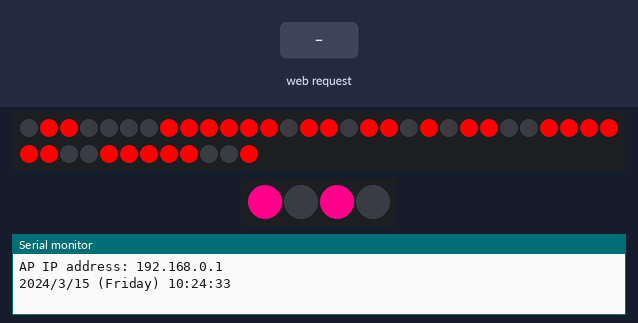
A sketch run on a simulated ESP8266 (NodeMCU). On the bench: 42 RGB LEDs in strip order, left to right, continuing on the next row, 4 RGB LEDs in strip order, left to right, the last lines printed to the serial monitor. The test bench sets the inputs (shaded band). Dim RGB values are drawn brighter than linear; the local clock reads 2024-03-15 10:24:30 at power-on unless the sketch sets it; random numbers use the default seed unless the sketch sets one.

Above: at 3.1 s.
At 4.2 s:
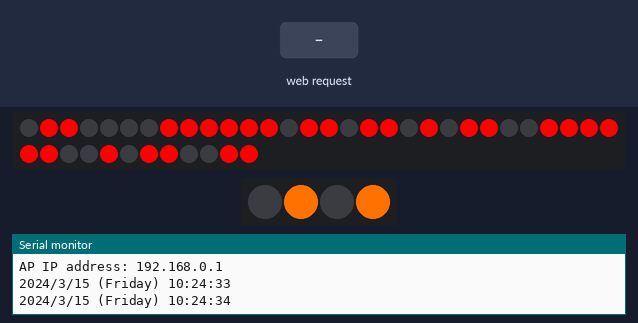
4.3 s: HTTP request GET /get received
At 5.6 s:
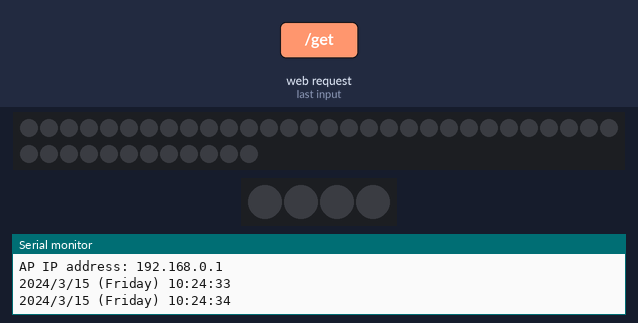
7.3 s: HTTP request GET /get?date=1 received
At 9.7 s:
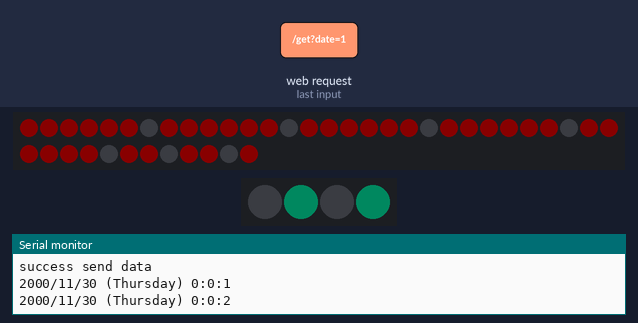
10.3 s: HTTP request GET /get?date=120 received
At 13.8 s:
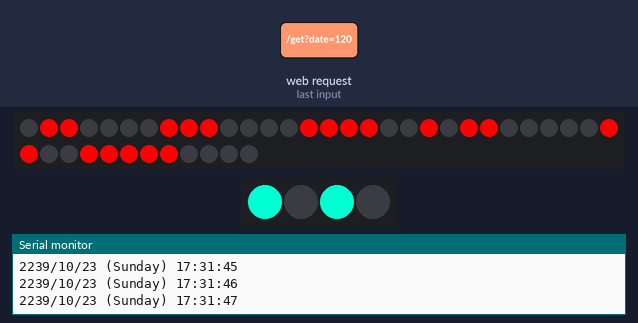
Timing chart, 0 to 34.5 s (numbered marks = the images above; inputs shaded):
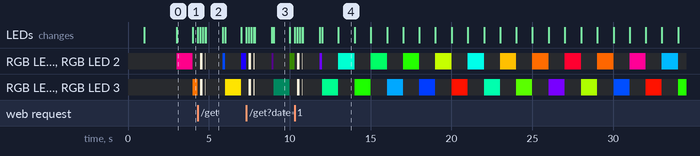

The sketch:

Jam_with_SmartLed_neoPix.ino
```cpp
#include <ESP8266WiFi.h>
#include <WiFiClient.h>
#include <ESP8266WebServer.h>
#include <Adafruit_NeoPixel.h>
#include "RTClib.h"

#define DATA_PIN D5
#define DATA_PIN1 D6
#define SEGMENT 6
#define NUM_LEDS (SEGMENT * 7)
#define NUM_LEDS1 4
#define PIN_ALARM


RTC_DS3231 rtc;
Adafruit_NeoPixel strip(NUM_LEDS, DATA_PIN, NEO_GRB + NEO_KHZ800);
Adafruit_NeoPixel strip1(NUM_LEDS1, DATA_PIN1, NEO_GRB + NEO_KHZ800);

char daysOfTheWeek[7][12] = {"Sunday", "Monday", "Tuesday", "Wednesday", "Thursday", "Friday", "Saturday"};
byte hsv[3] = {0, 255, 255};
byte h[3] = {NULL};
int sec;
bool colorRGB;

const char* ssid = "Wall Clock";
const char* password = "digitalclock";
ESP8266WebServer server(80); //Server on port 80

const char MAIN[] PROGMEM = R"====(
<!DOCTYPE html>
<html lang = "en">
<title>setting datetime</title>
<head>
  <meta charset = "UTF-8">
  <meta name="viewport" content="width=device-width, initial-scale=1">
<style>
  .container {
  font-size: 5vw;
    width: 100%;
    min-height: 200px;
  }
</style>
</head>

<body>
  <div class = "container">
    <form class = "date" action = "/get">
    Date : <br>
    <input class = "date" type = "date" name = "date">
    <br>
    Time : <br>
    <input class = "time" type = "time" name = "time">
    <br>
    <input class = "in" type="submit" value="send">
    <br></form>
  </div>
</body>
</html>
)====";

void first(){
  server.send(200, "text/html", MAIN);
}
void last(){
  if(server.hasArg("date")){
    String dateTime = server.arg("date") + " " + server.arg("time");
    Serial.println(dateTime);
    int dataNum[5] = {dateTime.substring(0, 4).toInt(),
                      dateTime.substring(5, 7).toInt(),
                      dateTime.substring(8, 10).toInt(),
                      dateTime.substring(11, 13).toInt(),
                      dateTime.substring(14).toInt()};
    Serial.println(dataNum[0]);
    Serial.println(dataNum[1]);
    Serial.println(dataNum[2]);
    Serial.println(dataNum[3]);
    Serial.println(dataNum[4]);
    rtc.adjust(DateTime(dataNum[0], dataNum[1], dataNum[2], dataNum[3], dataNum[4], 0));
  }
 server.send(200, "text/html", MAIN);
 strip.clear();
 strip.show();
 for(byte i = 0; i < 11; i++){
  for(byte j = 0; j < 4; j++){
    strip1.setPixelColor(j, (i % 2)*0xfdf4dc); //warm white
  }
  strip1.show();
  delay(50);
 }
 delay(1000);
 Serial.println("success send data");
}
void setup() {
  delay(1000);
  Serial.begin(115200);
  Serial.println();
  strip.begin();
  strip1.begin();
  strip.show(); // Initialize all pixels to 'off'
  strip1.show(); // Initialize all pixels to 'off'
  rtc.begin();
  delay(2000);
//  strip1.setPixelColor(0, strip1.ColorHSV(40000, 255, 255));
  // rtc.adjust(DateTime(F(__DATE__), F(__TIME__)));
  // rtc.adjust(DateTime(year, montnt, date, hour, minute, second));
  // Serial.print("Configuring access point...");
  /* You can remove the password parameter if you want the AP to be open. */
  WiFi.mode(WIFI_AP_STA);
  IPAddress apIP(192, 168, 0, 1);
  WiFi.softAPConfig(apIP, apIP, IPAddress(255, 255, 255, 0));
  WiFi.softAP(ssid, password);
  IPAddress myIP = WiFi.softAPIP();
  Serial.print("AP IP address: ");
  Serial.println(myIP);

  server.on("/", first);//Which routine to handle at root location
  server.on("/get", last);//form action is handled here

  server.begin();//Start server
}
void loop() {
  server.handleClient();

  DateTime t = rtc.now();
  byte clk[6] = {t.hour() / 10, t.hour() % 10, t.minute() / 10, t.minute() % 10, t.second() / 10, t.second() % 10};

  if (t.second() != sec) {
    sec = t.second();
    //==============BRIGHTNESS=============
    if(t.hour() >= 7 && t.hour() < 18) hsv[2] = 255;
    if(t.hour() >= 18 && t.hour() < 22) hsv[2] = 100;
    if(t.hour() >= 22 || t.hour() < 7) hsv[2] = 10;

    //=========CHANGE COLOR RGB SEGMENT============
    if ((t.second() % 10 == 0) && colorRGB) {
      for (byte i = 0; i < 3; i++) h[i] = random(0, 256);
      colorRGB = false;
    }
    if((t.second()%10) != 0) colorRGB = true;

    clkToSegment(clk, h, hsv);
    strip.show();
    ledPembatas(t.second(), hsv[2]);
    strip1.show();
    Serial.print(t.year(), DEC);
    Serial.print('/');
    Serial.print(t.month(), DEC);
    Serial.print('/');
    Serial.print(t.day(), DEC);
    Serial.print(" (");
    Serial.print(daysOfTheWeek[t.dayOfTheWeek()]);
    Serial.print(") ");
    Serial.print(t.hour(), DEC);
    Serial.print(':');
    Serial.print(t.minute(), DEC);
    Serial.print(':');
    Serial.print(t.second(), DEC);
    Serial.println();
  }
  delay(20);
}

void alarm() {
	//masih malesss buat
}
void ledPembatas(int num, byte val) {
  byte r = random(0, 255);
  if (num % 2 == 0) {
    for (byte i = 0; i < NUM_LEDS1; i++) {
      uint16_t h = map(r, 0, 255, 0, 65535);
      strip1.setPixelColor(i, strip1.ColorHSV(h, 255, val * (i % 2)));
    }
  }
  else {
    for (byte i = 0; i < NUM_LEDS1; i++) {
      uint16_t h = map(r, 0, 255, 0, 65535);
      strip1.setPixelColor(i, strip1.ColorHSV(h, 255, val * (!(i % 2))));
    }
  }
}
void clkToSegment(byte *clk, byte *hue, byte *hsv) {
  byte bin[10] = {
    0b0111111,//0
    0b0000110,//1
    0b1011011,//2
    0b1001111,//3
    0b1100110,//4
    0b1101101,//5
    0b1111101,//6
    0b0000111,//7
    0b1111111,//8
    0b1101111,//9
  };
  for (byte i = 0; i < SEGMENT; i++) {
    *hsv = *hue;
    valueToSegment(bin[*(clk + i)], i, hsv);
    hue += (i % 2);
  }
}
void valueToSegment(byte bin, byte seg, byte *hsv) {
  for (byte i = 0; i < 7; i++) {
    byte state = (bin >> i) & 1;
    uint16_t h = map(*hsv, 0, 255, 0, 65535);
    strip.setPixelColor(i + (seg * 7), strip.ColorHSV(h, *(hsv + 1), state * (*(hsv + 2))));
  }
}
```

Measured:
- what the display in image 0 shows lasts 1.0 s, from 3.0 s to 4.0 s
- what the display in image 2 shows lasts 1.1 s, from 4.8 s to 5.9 s
